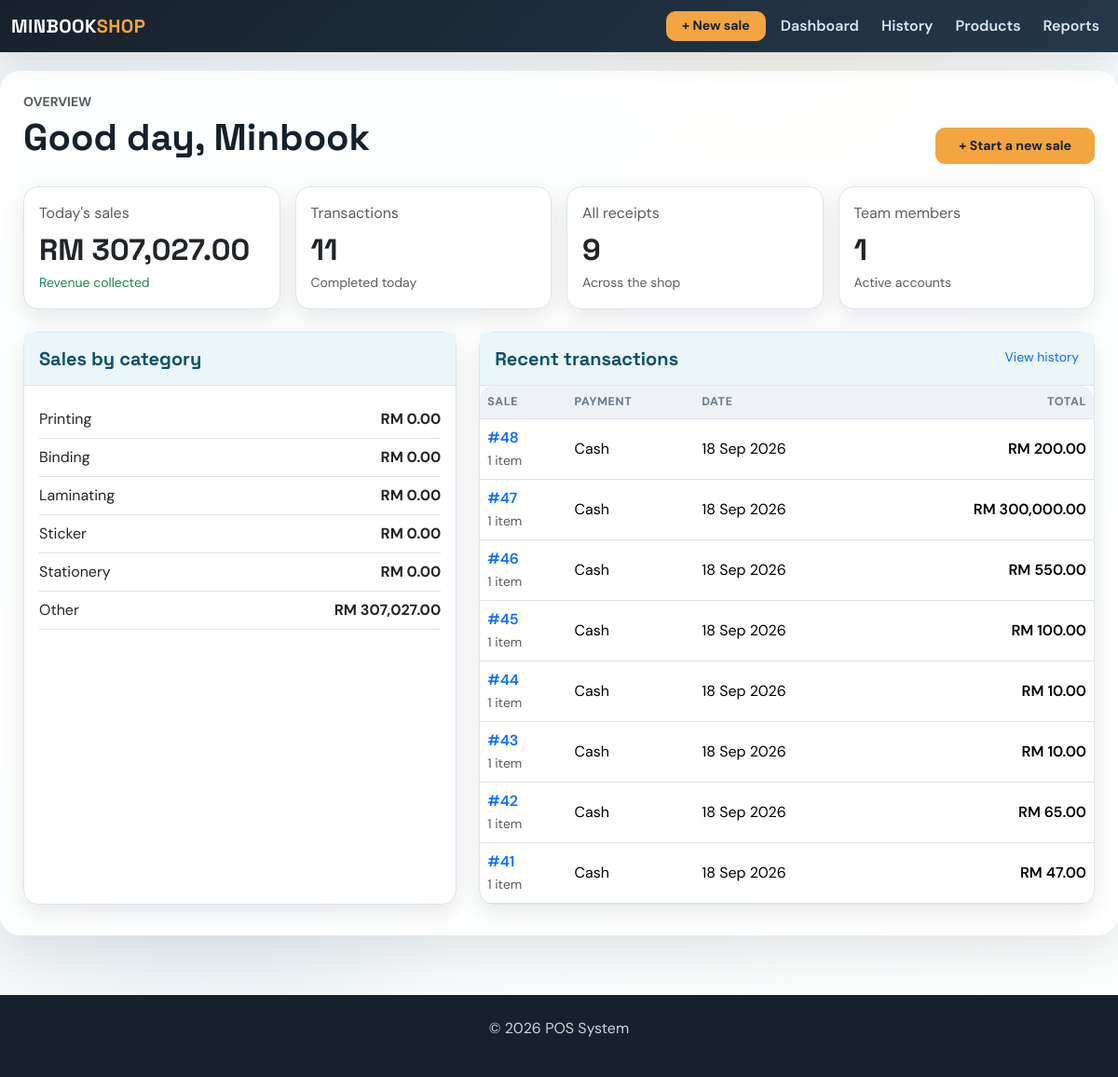
Page /dashboard on the earlier database version.
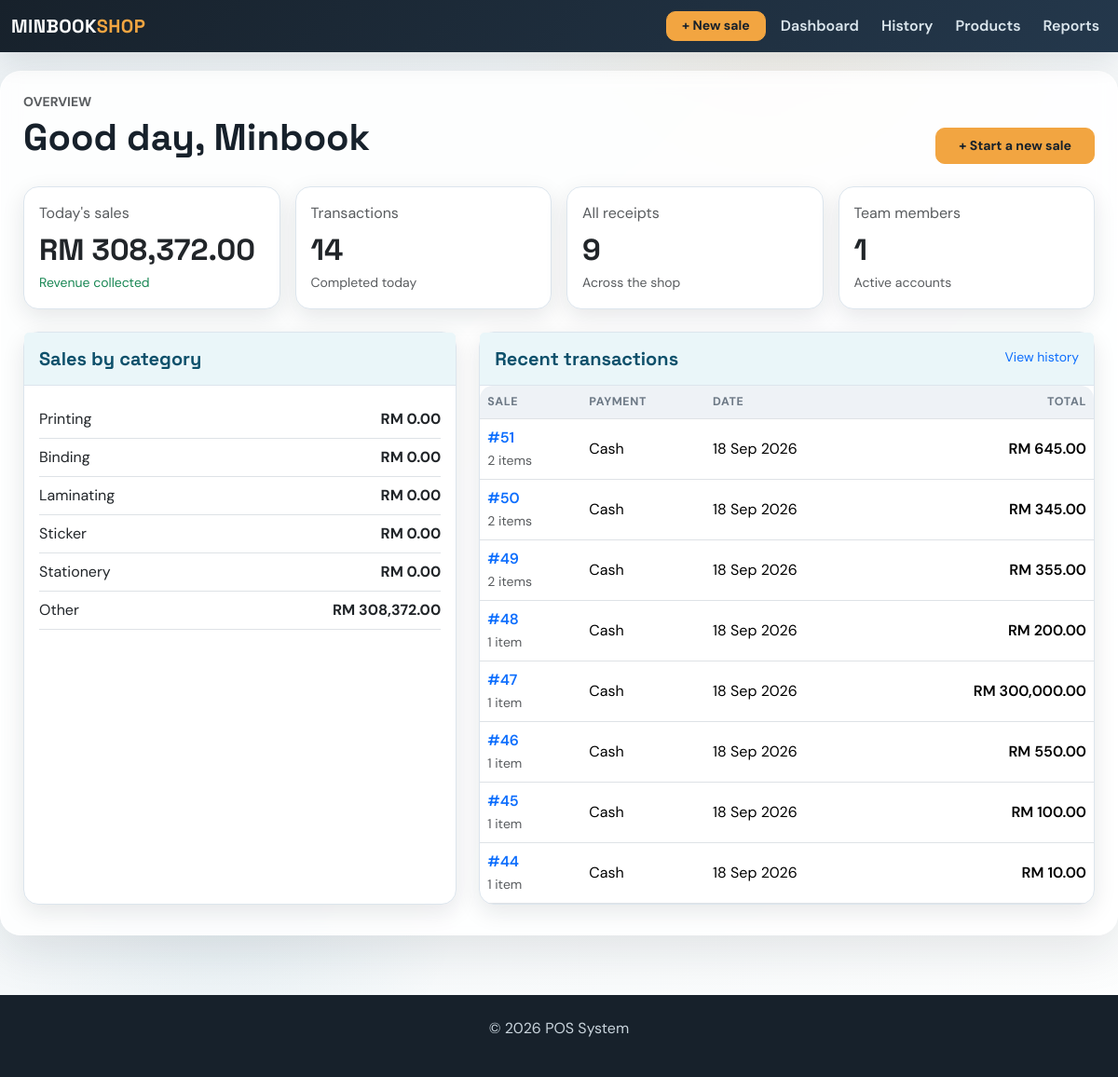
Same page on the later database version.
### app/models.py (models this page shows, shortened)
class Sale(db.Model):
    id = db.Column(db.Integer, primary_key=True)
    amount = db.Column(db.Float, nullable=False)
    date = db.Column(db.Date, default=datetime.utcnow)
    user_id = db.Column(db.Integer, db.ForeignKey('user.id'), nullable=False)  # ForeignKey to User
    user = db.relationship('User', backref=db.backref('sales', lazy=True))  # Relationship with User
    product_id = db.Column(db.Integer, db.ForeignKey('product.id'), nullable=True)  # Legacy first product
    product = db.relationship('Product', backref=db.backref('sales', lazy=True))  # Relationship with Product
    quantity = db.Column(db.Integer, nullable=True)  # Legacy total quantity
    payment_method = db.Column(db.String(20), nullable=False, default='Cash')
    customer_name = db.Column(db.String(120), nullable=True)
    document_type = db.Column(db.String(20), nullable=False, default='receipt')
    discount = db.Column(db.Float, nullable=False, default=0.00)
    deposit = db.Column(db.Float, nullable=False, default=0.00)
    items = db.relationship('SaleItem', back_populates='sale', cascade='all, delete-orphan')

### app/routes.py (the view)
@main.route('/dashboard')
def dashboard():
    today = date.today()
    today_sales = Sale.query.filter(Sale.date == today).order_by(Sale.id.desc()).all()
    category_sales = {category: 0 for category in SALE_CATEGORIES}
    for sale in today_sales:
        for item in sale.items:
            category_sales[item.category] = round(category_sales.get(item.category, 0) + item.line_total, 2)
    recent_sales = Sale.query.order_by(Sale.id.desc()).limit(8).all()
    return render_template('dashboard.html', total_sales_today=round(sum(sale.amount for sale in today_sales), 2),
                           transaction_count_today=len(today_sales), category_sales=category_sales,
                           recent_sales=recent_sales, total_employees=User.query.count(),
                           total_receipts=Sale.query.filter_by(document_type='receipt').count())

### app/routes.py (called while the page is built)
@main.app_context_processor
def inject_now():
    return {'current_year': datetime.now().year}

### app/templates/dashboard.html (shortened to what this page needs)
{% extends 'base.html' %}
{% block content %}
<div class="d-flex flex-wrap justify-content-between align-items-end gap-3 mb-4">
    <div><p class="text-uppercase text-muted small fw-bold mb-1">Overview</p><h1 class="mb-1">Good day, Minbook</h1></div>
    <a href="{{ url_for('main.add_sale') }}" class="btn btn-warning btn-lg px-4">+ Start a new sale</a>
</div>
<div class="row g-3 mb-4">
    <div class="col-sm-6 col-xl-3"><div class="card h-100"><div class="card-body"><p class="text-muted mb-2">Today's sales</p><h2 class="mb-1">RM {{ '{:,.2f}'.format(total_sales_today) }}</h2><small class="text-success">Revenue collected</small></div></div></div>
    <div class="col-sm-6 col-xl-3"><div class="card h-100"><div class="card-body"><p class="text-muted mb-2">Transactions</p><h2 class="mb-1">{{ transaction_count_today }}</h2><small class="text-muted">Completed today</small></div></div></div>
    <div class="col-sm-6 col-xl-3"><div class="card h-100"><div class="card-body"><p class="text-muted mb-2">All receipts</p><h2 class="mb-1">{{ total_receipts }}</h2><small class="text-muted">Across the shop</small></div></div></div>
    <div class="col-sm-6 col-xl-3"><div class="card h-100"><div class="card-body"><p class="text-muted mb-2">Team members</p><h2 class="mb-1">{{ total_employees }}</h2><small class="text-muted">Active accounts</small></div></div></div>
</div>
<div class="row g-4">
    <div class="col-lg-5"><div class="card h-100"><div class="card-header py-3"><h5 class="mb-0">Sales by category</h5></div><div class="card-body">
        {% for category, amount in category_sales.items() %}<div class="d-flex justify-content-between align-items-center py-2 border-bottom"><span>{{ category }}</span><strong>RM {{ '{:,.2f}'.format(amount) }}</strong></div>{% endfor %}
    </div></div></div>
    <div class="col-lg-7"><div class="card h-100"><div class="card-header py-3 d-flex justify-content-between"><h5 class="mb-0">Recent transactions</h5><a href="{{ url_for('main.sales') }}" class="small text-decoration-none">View history</a></div><div class="table-responsive"><table class="table mb-0"><thead><tr><th>Sale</th><th>Payment</th><th>Date</th><th class="text-end">Total</th></tr></thead><tbody>
        {% for sale in recent_sales %}<tr><td><a class="text-decoration-none fw-semibold" href="{{ url_for('main.view_sale', sale_id=sale.id) }}">#{{ sale.id }}</a><br><small class="text-muted">{{ sale.items|length }} item{{ '' if sale.items|length == 1 else 's' }}</small></td><td>{{ sale.payment_method }}</td><td>{{ sale.date.strftime('%d %b %Y') }}</td><td class="text-end fw-semibold">RM {{ '{:,.2f}'.format(sale.amount) }}</td></tr>{% else %}<tr><td colspan="4" class="text-center text-muted py-5">No transactions yet.</td></tr>{% endfor %}
    </tbody></table></div></div></div>
</div>
{% endblock %}

Differences in the rows shown:
no longer on this page (row unchanged): Sale: id "43", items|length "1", payment_method "Cash", date "18 Sep 2026", amount "10.00"
no longer on this page (row unchanged): Sale: id "42", items|length "1", payment_method "Cash", date "18 Sep 2026", amount "65.00"
no longer on this page (row unchanged): Sale: id "41", items|length "1", payment_method "Cash", date "18 Sep 2026", amount "47.00"
added Sale: id "51", items|length "2", items "s", payment_method "Cash", date "18 Sep 2026", amount "645.00"
added Sale: id "50", items|length "2", items "s", payment_method "Cash", date "18 Sep 2026", amount "345.00"
added Sale: id "49", items|length "2", items "s", payment_method "Cash", date "18 Sep 2026", amount "355.00"
Other differences:
{{ '{:,.2f}'.format(total_sales_today) }}: "307,027.00" → "308,372.00"
{{ transaction_count_today }}: "11" → "14"
new list line: "Other RM 308,372.00"
list line gone: "Other RM 307,027.00"
